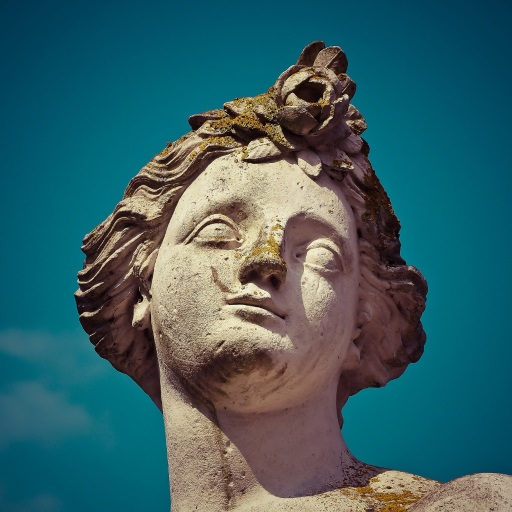
#> input picture examples/images/image.png, 512 x 512 px
$ python mpl_scroll_image.py
#> lines starting #> are read from the running program, lines starting #| are printed output that depends on the picture
"""Example of panning and zooming in Matplotlib using mouse events."""

# stdlib imports
from typing import Optional
import pathlib

# pip imports
# import matplotlib.pyplot as plt
import matplotlib.pyplot
from matplotlib.axes import Axes
from matplotlib.backend_bases import MouseEvent


class PanAndZoom:
    """Class to handle panning and zooming in a Matplotlib Axes."""

    def __init__(self, mpl_axes: Axes, base_scale: float = 2.0) -> None:
        """Initialize the PanAndZoom handler."""
        self._mpl_axes: Axes = mpl_axes
        self._base_scale: float = base_scale
        self._button_press_x: Optional[float] = None
        self._button_press_y: Optional[float] = None

        # Connect events
        self._mpl_axes.figure.canvas.mpl_connect("scroll_event", self.on_scroll)  # type: ignore
        self._mpl_axes.figure.canvas.mpl_connect("button_press_event", self.on_press)  # type: ignore
        self._mpl_axes.figure.canvas.mpl_connect("button_release_event", self.on_release)  # type: ignore
        self._mpl_axes.figure.canvas.mpl_connect("motion_notify_event", self.on_motion)  # type: ignore

    # [66 lines left out: functions on_scroll, on_press, on_motion, on_release, not called in this run]


def main():
    """Main function to demonstrate PanAndZoom functionality."""
    # Example Usage
    mpl_figure, mpl_axes = matplotlib.pyplot.subplots()

    # set dimensions of the axes
    mpl_axes.set_xlim(-500, 500)
    mpl_axes.set_ylim(0, 384)

    image_path = pathlib.Path(__file__).resolve().parent / ".." / ".." / "images" / "image.png"
    mpl_axes_image = matplotlib.pyplot.imread(image_path)
#> mpl_axes_image is the input picture: shape (512, 512, 3) float32; mean R, G, B 0.218, 0.381, 0.401
    mpl_axes.imshow(mpl_axes_image, extent=(-500, 500, -500, 500), interpolation="bicubic")

    mpl_axes.plot(range(-100, +100), [x**2 for x in range(-100, +100)])

    pan_zoom = PanAndZoom(mpl_axes)
    matplotlib.pyplot.show()
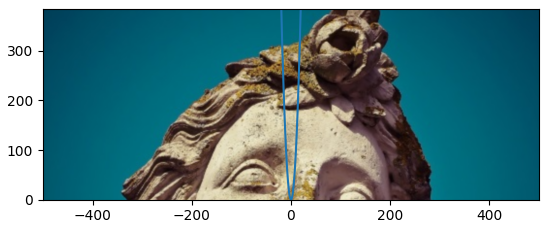
#> figure drawn by matplotlib, 1 panel


if __name__ == "__main__":
    main()
